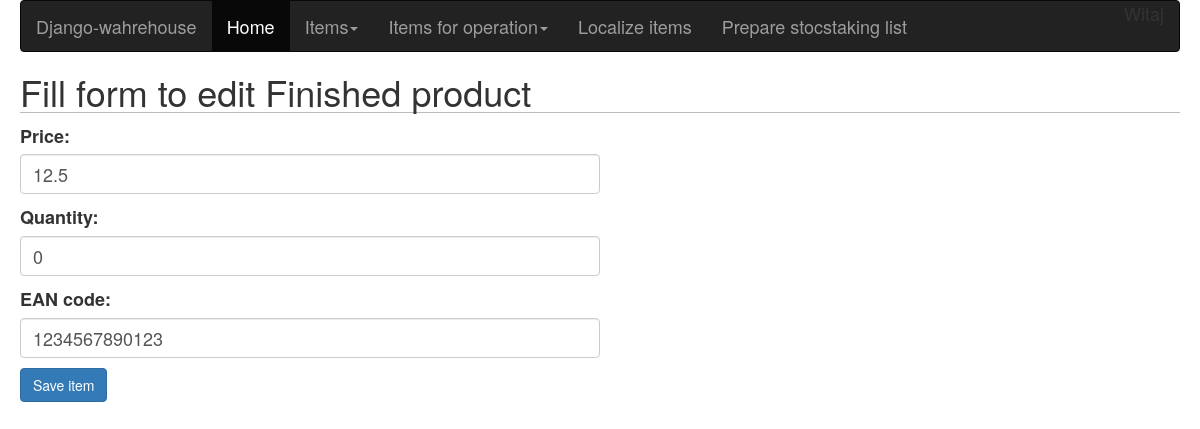
Before: /warehouse/finishedproduct/test-1/edit/ (signed in) with the older database file.
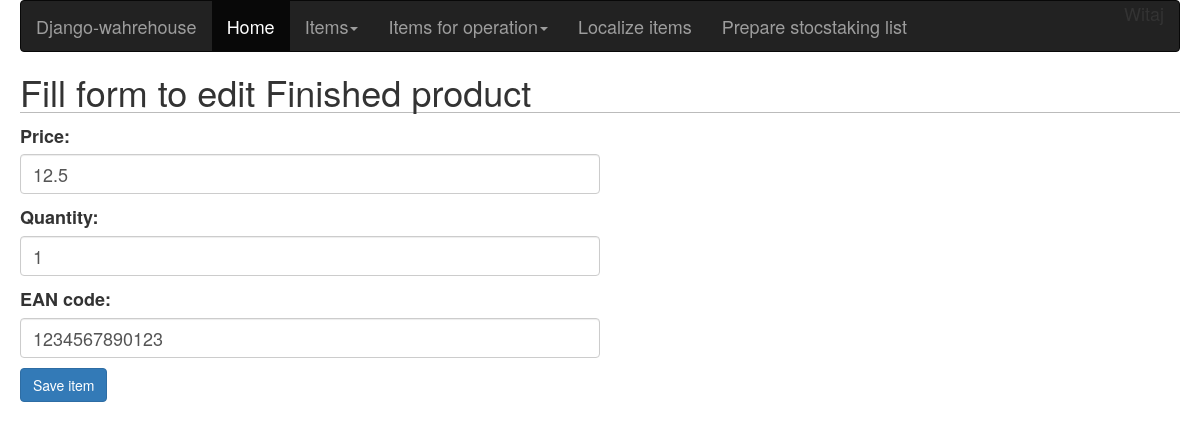
After: the same page with the newer database file.
### warehouse/models.py (models this page shows, shortened)
class FinishedProduct(models.Model):
    name = models.CharField(max_length=255)
    slug = models.SlugField(blank=True)
    price = models.FloatField()
    quantity = models.PositiveIntegerField(default=0)
    EAN_code = models.CharField(max_length=13, default=0)

### warehouse/views.py (the view)
# urls.py: url(r'^finishedproduct/(?P<slug>[-\w]+)/edit/$', finished_product_edit_view, name='finished_item_edit'),
@login_required
def finished_product_edit_view(request, slug):
    item = FinishedProduct.objects.get(slug=slug)
    if request.method == 'POST':
        edit_product_form = FinishedProductEditForm(instance=item, data=request.POST)
        if edit_product_form.is_valid():
            edit_product_form.save()
            return redirect(item.get_absolute_url())
    else:
        edit_product_form = FinishedProductEditForm(instance=item)
    return render(request, 'products_html/finished_product_edit.html', {'edit_product_form': edit_product_form})

### warehouse/forms.py
class FinishedProductEditForm(forms.ModelForm):
    def __init__(self, *args, **kwargs):
        super(FinishedProductEditForm, self).__init__(*args, **kwargs)
        for field in iter(self.fields):
            self.fields[field].widget.attrs.update({
                'class': 'form-control'
            })
    class Meta:
        model = FinishedProduct
        fields = ('price', 'quantity', 'EAN_code')

### warehouse/templates/products_html/finished_product_edit.html (shortened to what this page needs)
{% extends "base.html" %}
{% block content %}
<h1>Fill form to edit Finished product</h1>
    <form action="." method="post">
    {{ edit_product_form.as_p }}
    <p><input class="btn btn-primary" type="submit" value="Save item"></p>
    </form>
{% endblock %}

Changed rows visible on the page:
changed FinishedProduct: quantity "0" → "1"
